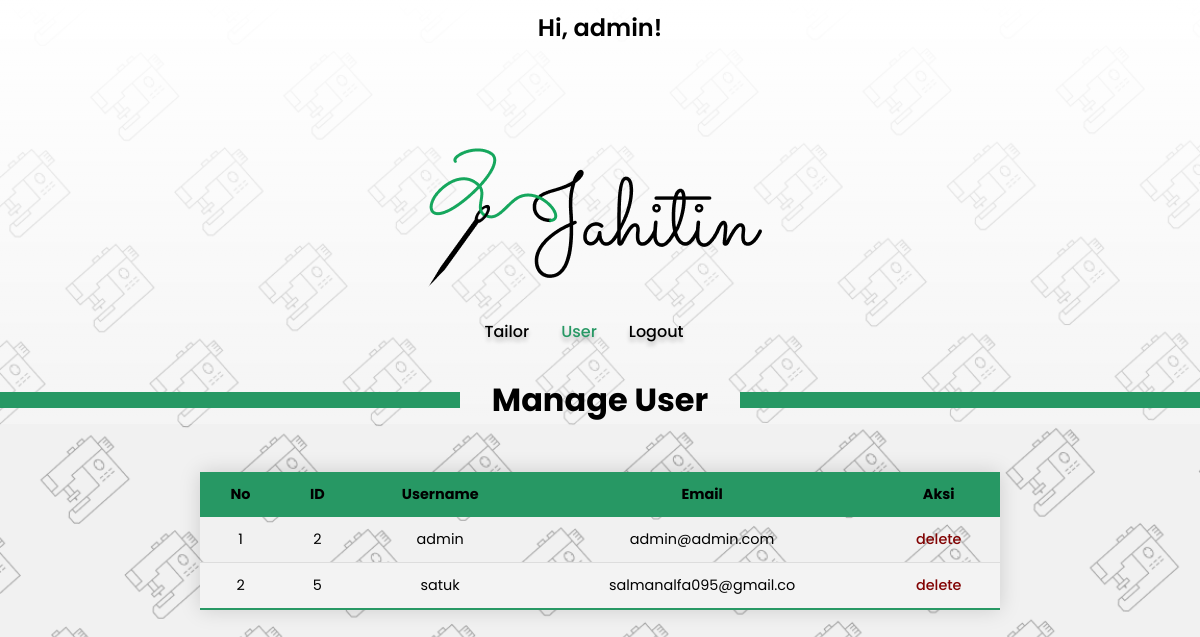
The page /src/manageUser.php (signed in) on the database its author committed.
### tables this page shows
CREATE TABLE `users` (
  `id` int(11) NOT NULL,
  `email` varchar(50) NOT NULL,
  `username` varchar(20) NOT NULL,
  `password` varchar(20) NOT NULL,
  `role` varchar(10) NOT NULL DEFAULT 'user'
);

### src/controller/functionsUser.php (called while the page is built, shortened)
<?php
include 'config.php';
function query($sql) {
	global $conn;
	$result = mysqli_query($conn, $sql);
	$rows = [];
	while( $row = mysqli_fetch_assoc($result) ) {
		$rows[] = $row;
	}
	return $rows;
}
?>

### src/manageUser.php (the view, shortened to what this page needs)
<?php
include 'controller/functionsUser.php';
$user = query("select * from users");
?>
<!DOCTYPE html>
<html>
<head>
	<link rel="stylesheet" href="styles\homepage.css">
	<link rel="stylesheet" href="styles\manageUser.css">
</head>
<body>
	<div class="container">
		<div class="bangs">
			<p class="title"> Hi, <?php echo $_SESSION['username']; ?>! </p>
		</div>
		<nav>
			<div class="logo">
				<img src="assets\logo.png" alt="logo jahitin"/>
			</div>
			<div class="nav-right">
				<ul>
					<li><a href="homepageAdmin.php">Tailor</a></li>
					<li><a href="manageUser.php" style="color: #279864">User</a></li>
					<li><a href="controller/logout.php">Logout</a></li>
				</ul>
			</div>
		</nav>
		<div class="container-title">
			<div class="line-left"></div>
			<div class="title">
				<p>Manage User</p>
			</div>
			<div class="line-right"></div>
		</div>
	</div>
	<div class="styled-table-container">
		<table class="styled-table">
			<thead>
				<tr>
					<th>No</th>
					<th>ID</th>
					<th>Username</th>
					<th>Email</th>
					<th>Aksi</th>
				</tr>
			</thead>
			<tbody>
				<?php $i = 1; ?>
				<?php foreach ($user as $row) { ?>
					<tr>
						<td><?= $i; ?></td>
						<td><?= $row["id"]; ?></td>
						<td><?= $row["username"]; ?></td>
						<td><?= $row["email"]; ?></td>
						<td>
							<a class="delete" href="controller/deleteUser.php?id=<?= $row["id"]; ?>" onclick="return confirm('Are you sure delete this user?');">
								<i class="far fa-trash-alt"></i> delete
							</a>
						</td>
					</tr>
					<?php $i++; ?>
				<?php } ?>
			</tbody>
		</table>
	</div>
</body>
</html>

### src/styles/homepage.css (style rules this page uses)
* { margin: 0; padding: 0; box-sizing: border-box; font-family: 'Poppins', sans-serif; }
body { min-height: 100vh; background-image: url('../assets/background.png'); background-attachment: fixed; background-size: cover; background-position: center; background-repeat: no-repeat; }
.bangs .title { color: #000; font-size: 1.5rem; font-weight: 600; padding: 10px 0; text-align: center; }
.container { background: linear-gradient(rgba(255, 255, 255, 1), rgba(255, 255, 255, 0.3)); }
nav { display: flex; width: 100%; justify-content: center; margin-top: 60px; }
.logo img { margin: 2rem 0 0 0; text-align: center; justify-content: center; }
.nav-right { width: 100%; display: flex; align-items: center; justify-content: flex-end; }
.nav-right ul { display: flex; list-style: none; padding-right: 3rem; }
.nav-right ul li { padding: 0 1rem 0 1rem; }
nav ul li a { color: #000; font-size: 1rem; font-weight: 500; text-decoration: none; text-shadow: 0px 4px 4px rgba(0, 0, 0, 0.25); }
.container-title { display: flex; width: 100%; justify-content: center; align-items: center; margin: 1rem 0 1rem 0; }
.title { width: auto; color: #000; font-size: 2rem; font-weight: Bold; white-space: nowrap; }
.line-left { width: 100%; height: 0.2rem; background-color: #279864; margin-right: 2rem; height: 1rem; }
.line-right { width: 100%; height: 0.2rem; background-color: #279864; margin-left: 2rem; height: 1rem; }
@media (max-width: 1240px) { nav { flex-direction: column; align-items: center; } }
@media (max-width: 1240px) { .nav-right { width: auto; justify-content: center; margin: 1rem 0 1rem 1rem; } }
@media (max-width: 1240px) { .logo { padding-left: 0; margin-right: 4rem; } }

### src/styles/manageUser.css (style rules this page uses)
.styled-table-container { text-align: center; margin-top: 3rem; }
.styled-table { width: 100%; max-width: 800px; margin: 25px auto; border-collapse: collapse; font-size: 0.9rem; min-width: 400px; box-shadow: 0 0 20px rgba(0, 0, 0, 0.15); }
.styled-table thead tr { background-color: #279864; color: #000000; text-align: center; }
.styled-table th, .styled-table td { padding: 12px 15px; }
.styled-table tbody tr { border-bottom: 1px solid #dddddd; }
.styled-table tbody tr:nth-of-type(even) { background-color: #f3f3f3; }
.styled-table tbody tr:last-of-type { border-bottom: 2px solid #279864; }
a.delete { color: #820404; font-size: 0.9rem; font-weight: 500; text-decoration: none; }

### src/manageUser.php (style rules this page uses)
.logo { padding-left: 3rem; }

### rows shown on the page
users: id "2", username "admin", email "admin@admin.com"
users: id "5", username "satuk", email "salmanalfa095@gmail.co"

### other values the page prints
$_SESSION['username'] "admin"
